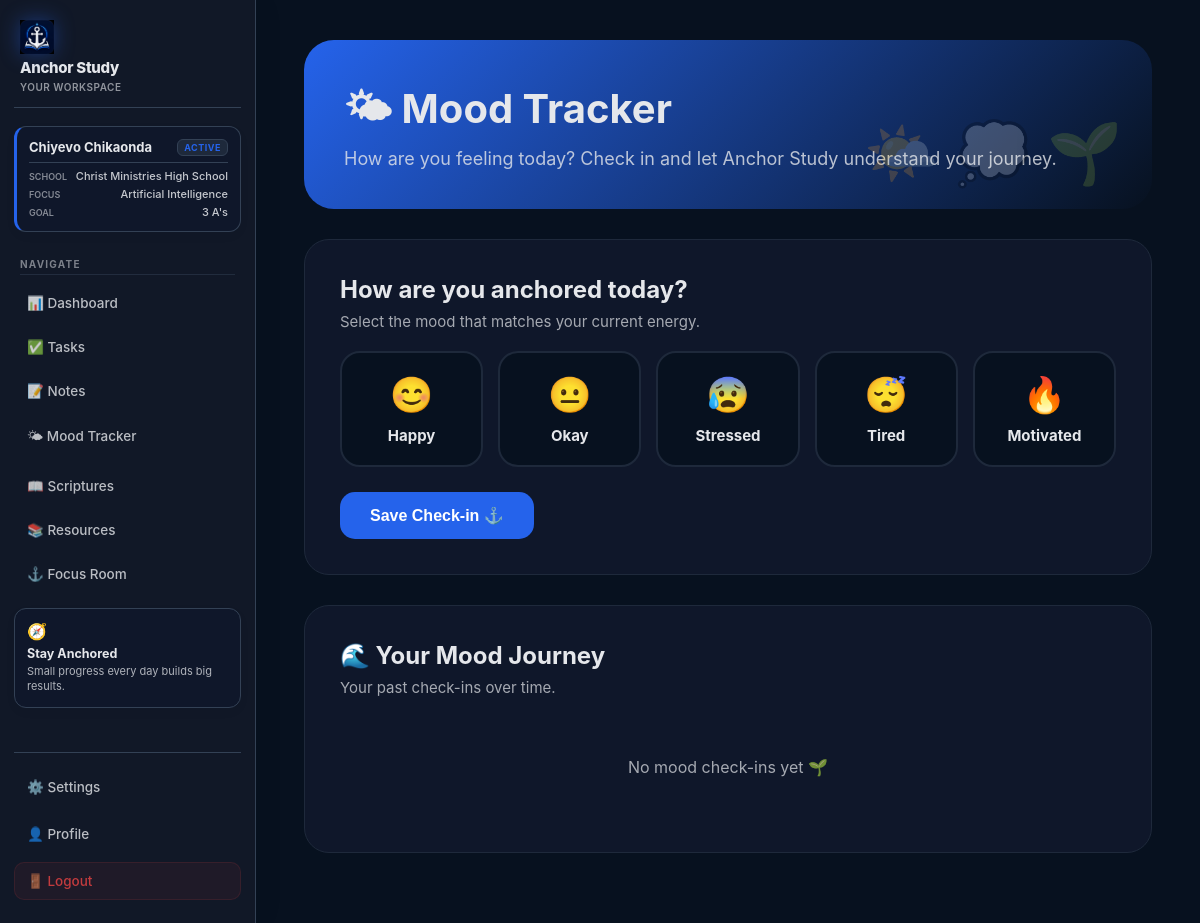
Page /mood (signed in) on the earlier database version.
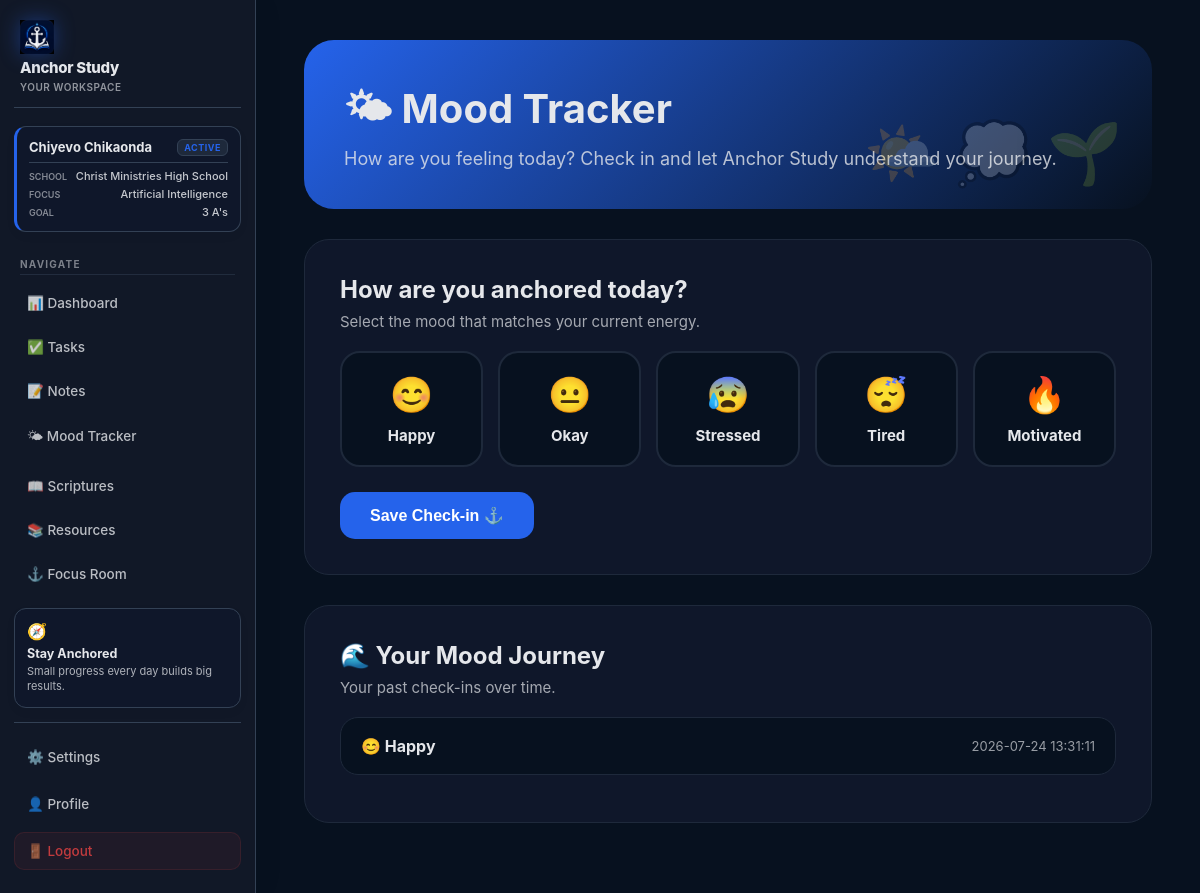
Same page on the later database version.
### tables this page shows
CREATE TABLE moods(

        id INTEGER PRIMARY KEY AUTOINCREMENT,

        username TEXT,

        mood TEXT,

        created_at TIMESTAMP DEFAULT CURRENT_TIMESTAMP

    );

### ai_student_assistant/routes/mood.py (the view, shortened to what this page needs)
@mood.route("/mood", methods=["GET", "POST"])
def mood_page():
    if "user" not in session:
        return redirect(url_for("auth.login"))
    username = session["user"]
    conn = get_db()
    moods = conn.execute(
        """
        SELECT * FROM moods
        WHERE username = ?
        ORDER BY created_at DESC
        """,
        (username,)
    ).fetchall()
    conn.close()
    return render_template(
        "mood.html",
        moods=moods
    )

### ai_student_assistant/database.py (called while the page is built)
def get_db():
    conn = sqlite3.connect(DB_NAME)
    conn.row_factory = sqlite3.Row
    return conn

### app.py (called while the page is built)
@app.context_processor
def inject_user_profile():
    conn = get_db()
    profile_user = conn.execute(
        "SELECT * FROM users LIMIT 1"
    ).fetchone()
    conn.close()
    return {
        "profile_user": profile_user
    }

### ai_student_assistant/templates/mood.html (shortened to what this page needs)
{% extends "base.html" %}
{% block content %}
<div class="mood-wrapper">
<div class="mood-hero">
<h1>
🌤 Mood Tracker
</h1>
<p>
How are you feeling today? Check in and let Anchor Study understand your journey.
</p>
</div>
<div class="mood-card">
<h2>
How are you anchored today?
</h2>
<p>
Select the mood that matches your current energy.
</p>
<form method="POST" id="moodForm">
<div class="mood-grid">
<div class="mood-btn" onclick="selectMood(this,'😊 Happy')">
<div class="mood-icon">😊</div>
<div class="mood-title">Happy</div>
</div>
<div class="mood-btn" onclick="selectMood(this,'😐 Okay')">
<div class="mood-icon">😐</div>
<div class="mood-title">Okay</div>
</div>
<div class="mood-btn" onclick="selectMood(this,'😰 Stressed')">
<div class="mood-icon">😰</div>
<div class="mood-title">Stressed</div>
</div>
<div class="mood-btn" onclick="selectMood(this,'😴 Tired')">
<div class="mood-icon">😴</div>
<div class="mood-title">Tired</div>
</div>
<div class="mood-btn" onclick="selectMood(this,'🔥 Motivated')">
<div class="mood-icon">🔥</div>
<div class="mood-title">Motivated</div>
</div>
</div>
<button type="submit" class="save-btn">
Save Check-in ⚓
</button>
</form>
</div>
<div class="mood-card">
<h2>
🌊 Your Mood Journey
</h2>
<p>Your past check-ins over time.</p>
{% if moods %}
<div class="mood-history-list">
{% for mood in moods %}
<div class="history-item">
<strong>{{ mood["mood"] }}</strong>
<small>{{ mood["created_at"] }}</small>
</div>
{% endfor %}
</div>
{% else %}
<div class="empty">
No mood check-ins yet 🌱
</div>
{% endif %}
</div>
</div>
{% endblock %}

Differences in the rows shown:
added moods: mood "😊 Happy", created_at "2026-07-24 13:31:11"
Other differences:
text no longer shown: "No mood check-ins yet 🌱"
